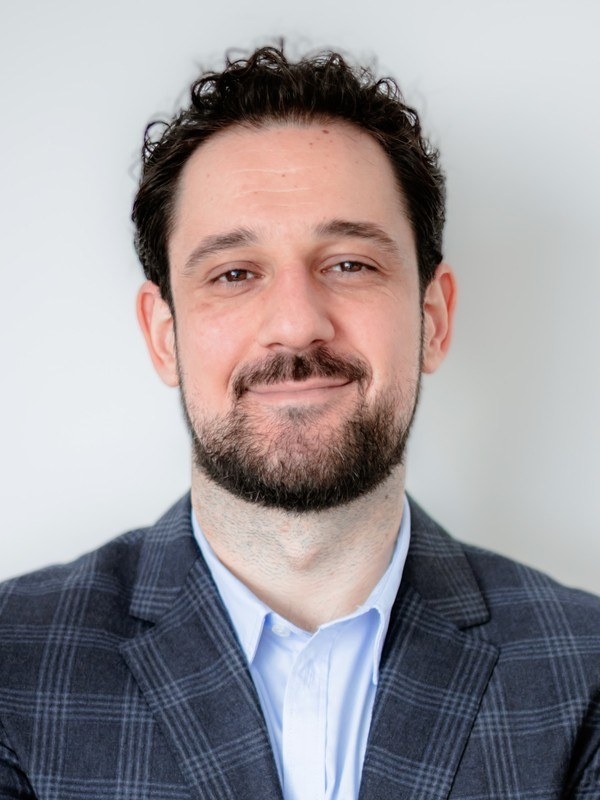
#> input picture generator/portrait.png, 600 x 800 px
$ python ascii.py portrait.png 5 5 portrait.png
#> lines starting #> are read from the running program, lines starting #| are printed output that depends on the picture; after the words box and inside, x2 and y2 are one past the last pixel; in counts of white or black regions, pixels touching at a corner belong together
import sys
from collections import deque
import numpy as np
from PIL import Image, ImageFilter, ImageOps

src, cols, rows, mode = sys.argv[1], int(sys.argv[2]), int(sys.argv[3]), sys.argv[4]
CHAR_ASPECT = 9.6 / 20  # sirina znaka / visina reda u SVG-u

img = Image.open(src).convert("RGB")
#> img is the input picture: PIL image 600x800 RGB; mean R, G, B 157.6, 152.2, 155.8
W, H = img.size
#> W = 600; H = 800
# isjeci na odnos stranica mreze znakova
target = (cols * CHAR_ASPECT) / rows
cw = min(W, int(H * target))
#> cw = 384
ch = min(H, int(cw / target))
#> ch = 800
x0 = (W - cw) // 2
#> x0 = 108
img = img.crop((x0, 0, x0 + cw, ch))
#> img: PIL image 384x800 RGB

# maska pozadine: flood fill od gornje/lijeve/desne ivice preko svijetlih, nezasicenih piksela
small = img.resize((cw // 3, ch // 3), Image.LANCZOS)
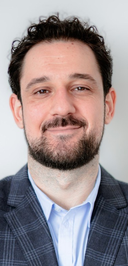
#> small: PIL image 128x266 RGB; mean R, G, B 151.8, 140.6, 142.7
a = np.asarray(small).astype(float) / 255
mx, mn = a.max(2), a.min(2)
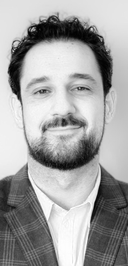
#> mx: shape (266, 128) float64; min 0, max 1, mean 0.637
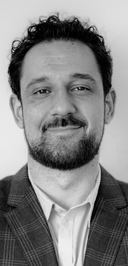
#> mn: shape (266, 128) float64; min 0, max 0.949, mean 0.518
sat = np.where(mx > 0, (mx - mn) / np.maximum(mx, 1e-6), 0)
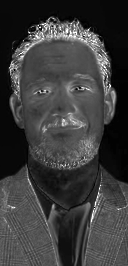
#> sat: shape (266, 128) float64; min 0, max 1, mean 0.236
lum = a @ [0.299, 0.587, 0.114]
bgcand = (lum > 0.72) & (sat < 0.09)
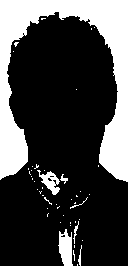
#> bgcand: shape (266, 128) bool; 26.9% white; 47 white regions (40 under 20 px), largest, box (x1, y1, x2, y2) and area: (0, 0, 128, 182) 8275, (58, 229, 73, 266) 386, (37, 170, 60, 195) 254
h, w = bgcand.shape
#> h = 266; w = 128
bg = np.zeros_like(bgcand)
q = deque()
for x in range(w):
    if bgcand[0, x]: q.append((0, x))
for y in range(h):
    for x in (0, w - 1):
        if bgcand[y, x]: q.append((y, x))
while q:
    y, x = q.popleft()
    if bg[y, x]: continue
    bg[y, x] = True
    for dy, dx in ((1, 0), (-1, 0), (0, 1), (0, -1)):
        ny, nx = y + dy, x + dx
        if 0 <= ny < h and 0 <= nx < w and bgcand[ny, nx] and not bg[ny, nx]:
            q.append((ny, nx))
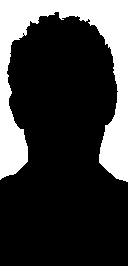
#> bg: shape (266, 128) bool; 24.3% white; 1 white region, box (x1, y1, x2, y2) and area: (0, 0, 128, 182) 8274
mask = Image.fromarray((~bg * 255).astype(np.uint8)).filter(ImageFilter.MedianFilter(5))
#> mask: PIL image 128x266 L; 75.7% white; 1 black region, box (x1, y1, x2, y2) and area: (0, 0, 128, 182) 8272

gray = ImageOps.grayscale(img)
gray = gray.filter(ImageFilter.UnsharpMask(radius=4, percent=160, threshold=2))
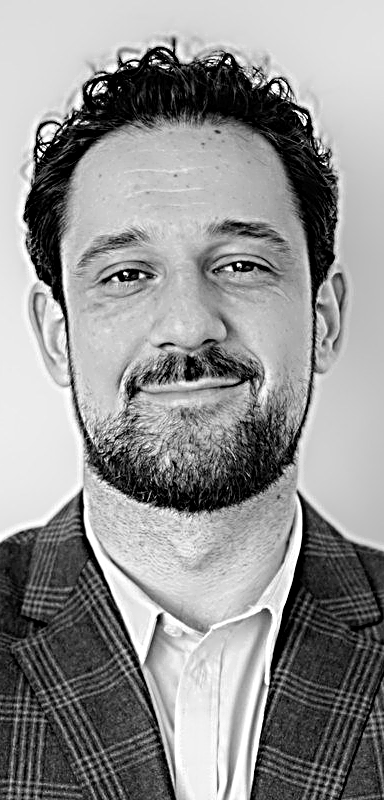
#> gray: PIL image 384x800 L; min 0, max 255, mean 145
g = np.asarray(gray.resize((cols, rows), Image.LANCZOS)).astype(float) / 255
#> g = [[0.749, 0.518, 0.486, 0.522, 0.796], [0.529, 0.635, 0.71, 0.475, 0.533], [0.933, 0.659, 0.463, 0.522, 0.804], [0.408, 0.561, 0.706, 0.529, 0.38], [0.196, 0.298, 0.875, 0.502, 0.137]]
m = np.asarray(mask.resize((cols, rows), Image.BILINEAR)).astype(float) / 255
#> m = [[0.255, 0.663, 0.765, 0.596, 0.149], [0.675, 0.996, 1, 0.992, 0.525], [0.345, 0.929, 1, 0.918, 0.302], [0.741, 0.965, 1, 0.961, 0.706], [1, 1, 1, 1, 1]]

# rastegni kontrast samo unutar figure
fg = g[m > 0.5]
#> fg = 21 values, max 0.875 at index 18, min 0.137 at index 20, mean 0.507
lo, hi = np.percentile(fg, 3), np.percentile(fg, 97)
#> lo = 0.173; hi = 0.776
g = np.clip((g - lo) / (hi - lo), 0, 1)
#> g = [[0.956, 0.572, 0.52, 0.579, 1], [0.592, 0.767, 0.891, 0.501, 0.598], [1, 0.806, 0.481, 0.579, 1], [0.39, 0.644, 0.884, 0.592, 0.345], [0.039, 0.208, 1, 0.546, 0]]

RAMP = " .'`,:;!|ijlrt*kmM%H#@"  # od rijetkog ka gustom
lines = []
for y in range(rows):
    s = ""
    for x in range(cols):
        if m[y, x] < 0.5:
            s += " "
            continue
        v = g[y, x] if mode == "dark" else 1 - g[y, x]
        s += RAMP[1 + int(v * (len(RAMP) - 2) + 0.5)]
    lines.append(s.rstrip())
#> after the loop, lines = [' jli', 'i;`li', ' :li', 't|`i*', '#M.j@']
print("\n".join(lines))
#|  jli
#| i;`li
#|  :li
#| t|`i*
#| #M.j@
